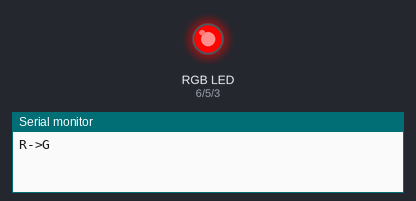
Bench run of a sketch on a simulated Arduino Uno, built with avr-gcc and run on an emulated ATmega328P. On the bench: an RGB LED mixed from three pins (HIGH = lit), the last lines printed to the serial monitor. Dim RGB values are drawn brighter than linear.

Above: at 0.05 s.
At 0.95 s:
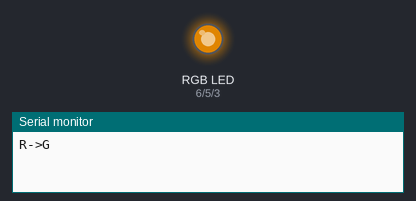
At 1.8 s:
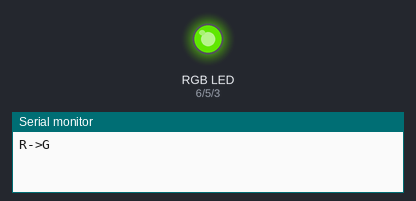
At 3.6 s:
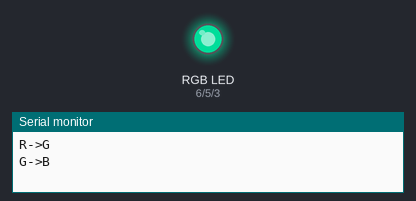
At 5.35 s:
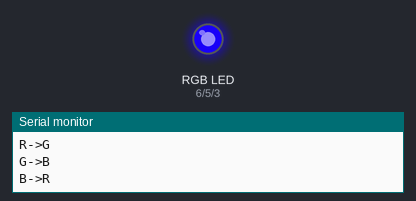
At 7.15 s:
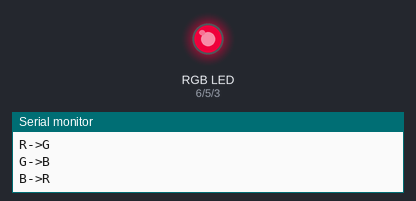
Timing chart, 0 to 10.0 s (numbered marks = the images above):
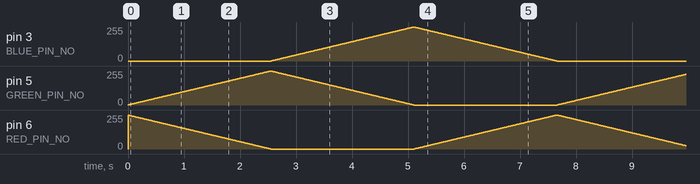

The sketch:

04-rgb.ino
```cpp
#define RED_PIN_NO 6
#define GREEN_PIN_NO 5
#define BLUE_PIN_NO 3

enum Color {
    Red,
    Green,
    Blue,
};

typedef unsigned int Milliseconds;
typedef byte PinNumber, PinValue;

class Pin {
public:
    static const Milliseconds FadeDelay = 10;

    PinNumber pin;
    Color color;
    PinValue value;

    Pin(PinNumber pin, Color color, PinValue value)
        : pin(pin), color(color), value(value)
    {
        // Unsure if too early to `prepare()` (pre-setup)
    }

    static Pin On(PinNumber pin, Color color)
    {
        return Pin(pin, color, 255);
    }

    static Pin Off(PinNumber pin, Color color)
    {
        return Pin(pin, color, 0);
    }

    void fade_to(Pin* pair)
    {
        while (this->value) {
            this->write(this->value - 1);
            pair->write(pair->value + 1);

            delay(Pin::FadeDelay);
        }
    }

    void prepare()
    {
        pinMode(this->pin, OUTPUT);

        this->write(this->value);
    }

    void update()
    {
        analogWrite(this->pin, this->value);
    }

    void write(byte value)
    {
        this->value = value;
        this->update();
    }
};

Pin red   = Pin::On(RED_PIN_NO,    Red);
Pin blue  = Pin::Off(BLUE_PIN_NO,  Blue);
Pin green = Pin::Off(GREEN_PIN_NO, Green);

void setup()
{
    Serial.begin(9600);
    Serial.println();

    red.prepare();
    green.prepare();
    blue.prepare();
}

void loop()
{
    Serial.println("R->G");
    red.fade_to(&green);
    Serial.println("G->B");
    green.fade_to(&blue);
    Serial.println("B->R");
    blue.fade_to(&red);
}
```
